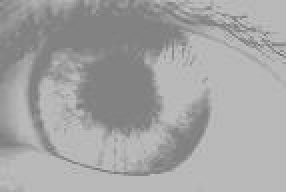
#> input picture Images/eye1.jpg, 143 x 96 px, found by its file name (shown 2 times larger)
$ python negative.py
#> lines starting #> are read from the running program, lines starting #| are printed output that depends on the picture
# -*- coding: utf-8 -*-
import cv2
import matplotlib.pyplot as plt

# Read an image
path="C:/Users/Danish/Desktop/DIVP/Images/eye1.jpg"
img = cv2.imread(path,0)
#> img is the input picture: shape (96, 143); min 105, max 203, mean 163.8
cv2.imshow('input image',img)
cv2.waitKey(0)
# Histogram plotting of original image
plt.hist(img.ravel(),255,[0,255])
plt.show()
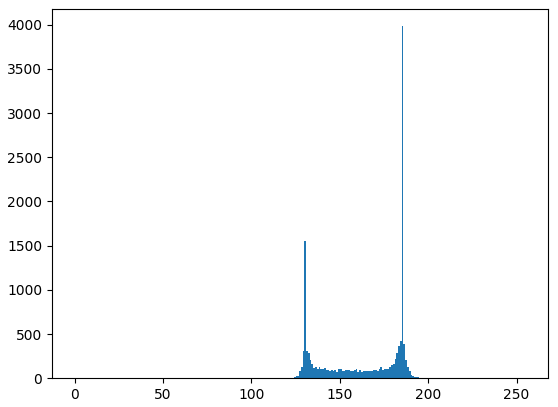
#> figure drawn by matplotlib, 1 panel; tallest bar 3982 high, from x = 185 to 186

# Negate the original image
img_neg = 1 - img
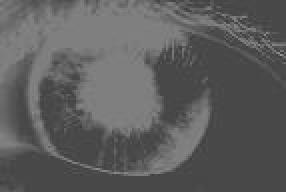
#> img_neg: shape (96, 143) (shown 2 times larger); min 54, max 152, mean 93.2
cv2.imshow('output image',img_neg)
cv2.waitKey(0)
# Histogram plotting of
# negative transformed image
plt.hist(img_neg.ravel(),255,[0,255])
plt.show()
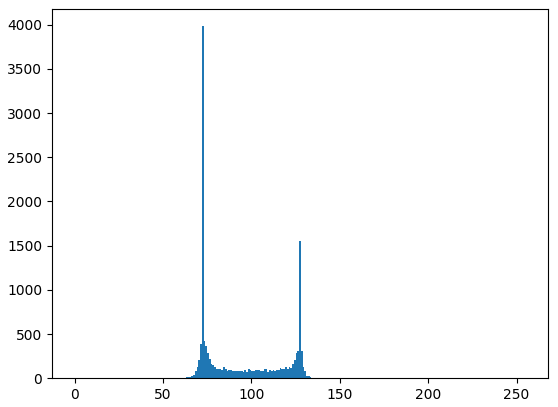
#> figure drawn by matplotlib, 1 panel; tallest bar 3982 high, from x = 72 to 73
